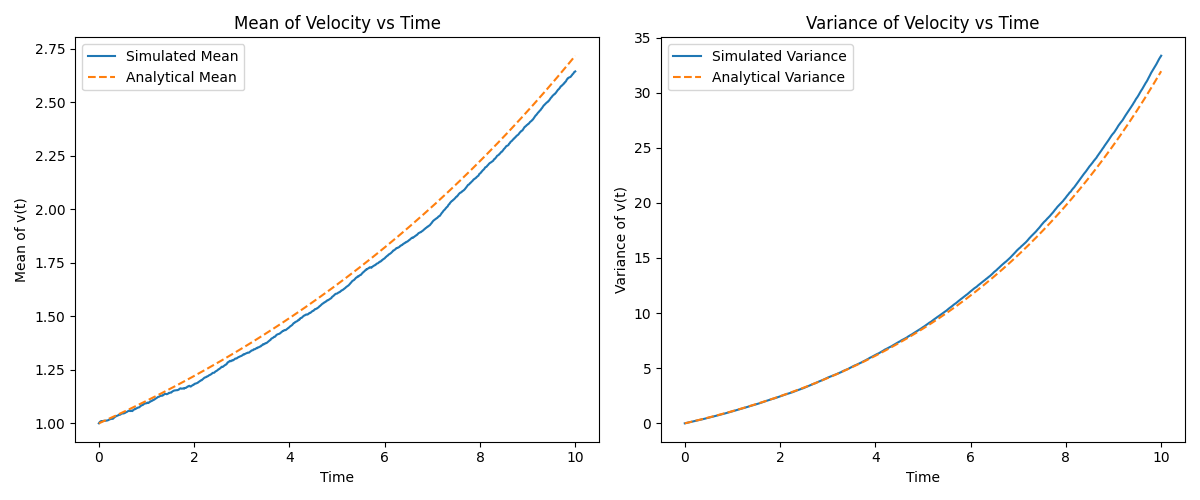

Source code (Python):
import numpy as np
import matplotlib.pyplot as plt

def simulate_langevin(v0, theta, D, T, dt, npaths):
    """
    Simulate the Langevin equation using the Euler–Maruyama method.
    
    Parameters:
        v0 (float): Initial velocity.
        theta (float): Drift coefficient (ϑ).
        D (float): Diffusion coefficient (D).
        T (float): Total simulation time.
        dt (float): Time step.
        npaths (int): Number of sample paths.
    
    Returns:
        t (numpy.ndarray): Array of time points.
        v_paths (numpy.ndarray): Array of shape (npaths, len(t)) containing sample paths.
    """
    nsteps = int(T / dt)
    t = np.linspace(0, T, nsteps + 1)
    # Initialize the array for storing paths
    v_paths = np.zeros((npaths, nsteps + 1))
    v_paths[:, 0] = v0

    for i in range(nsteps):
        # dW: increments of the Wiener process (Gaussian with mean 0 and variance dt)
        dW = np.sqrt(dt) * np.random.randn(npaths)
        # Euler–Maruyama update
        v_paths[:, i+1] = v_paths[:, i] + theta * v_paths[:, i] * dt + np.sqrt(2 * D) * dW

    return t, v_paths

# Parameters
v0 = 1.0       # initial condition
theta = 0.1    # drift coefficient
D = 0.5        # diffusion coefficient
T = 10.0       # total time
dt = 0.01      # time step
npaths = 10000 # number of trajectories

# Simulate the Langevin dynamics
t, v_paths = simulate_langevin(v0, theta, D, T, dt, npaths)

# Compute ensemble mean and variance at each time step
mean_v = np.mean(v_paths, axis=0)
var_v = np.var(v_paths, axis=0)

# Analytical expressions:
analytical_mean = v0 * np.exp(theta * t)
if theta != 0:
    analytical_var = (D/theta) * (np.exp(2 * theta * t) - 1)
else:
    analytical_var = 2 * D * t

# Plot the ensemble mean versus the analytical mean
plt.figure(figsize=(12, 5))
plt.subplot(1, 2, 1)
plt.plot(t, mean_v, label="Simulated Mean")
plt.plot(t, analytical_mean, '--', label="Analytical Mean")
plt.xlabel("Time")
plt.ylabel("Mean of v(t)")
plt.title("Mean of Velocity vs Time")
plt.legend()

# Plot the ensemble variance versus the analytical variance
plt.subplot(1, 2, 2)
plt.plot(t, var_v, label="Simulated Variance")
plt.plot(t, analytical_var, '--', label="Analytical Variance")
plt.xlabel("Time")
plt.ylabel("Variance of v(t)")
plt.title("Variance of Velocity vs Time")
plt.legend()

plt.tight_layout()
plt.show()
plt.savefig('langevin.png')